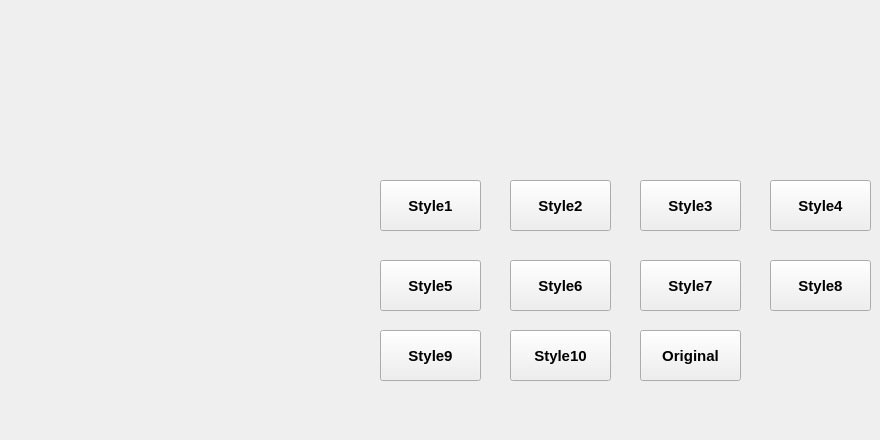
      <widget class="QWidget" name="tab_7">
       <attribute name="title">
        <string>تغير الخلفيات</string>
       </attribute>
       <widget class="QPushButton" name="pushButton_11">
        <property name="geometry">
         <rect>
          <x>770</x>
          <y>180</y>
          <width>101</width>
          <height>51</height>
         </rect>
        </property>
        <property name="font">
         <font>
          <family>Segoe UI</family>
          <pointsize>11</pointsize>
          <weight>75</weight>
          <bold>true</bold>
         </font>
        </property>
        <property name="text">
         <string>Style4</string>
        </property>
       </widget>
       <widget class="QPushButton" name="pushButton_12">
        <property name="geometry">
         <rect>
          <x>380</x>
          <y>180</y>
          <width>101</width>
          <height>51</height>
         </rect>
        </property>
        <property name="font">
         <font>
          <family>Segoe UI</family>
          <pointsize>11</pointsize>
          <weight>75</weight>
          <bold>true</bold>
         </font>
        </property>
        <property name="text">
         <string>Style1</string>
        </property>
       </widget>
       <widget class="QPushButton" name="pushButton_16">
        <property name="geometry">
         <rect>
          <x>510</x>
          <y>180</y>
          <width>101</width>
          <height>51</height>
         </rect>
        </property>
        <property name="font">
         <font>
          <family>Segoe UI</family>
          <pointsize>11</pointsize>
          <weight>75</weight>
          <bold>true</bold>
         </font>
        </property>
        <property name="text">
         <string>Style2</string>
        </property>
       </widget>
       <widget class="QPushButton" name="pushButton_17">
        <property name="geometry">
         <rect>
          <x>640</x>
          <y>180</y>
          <width>101</width>
          <height>51</height>
         </rect>
        </property>
        <property name="font">
         <font>
          <family>Segoe UI</family>
          <pointsize>11</pointsize>
          <weight>75</weight>
          <bold>true</bold>
         </font>
        </property>
        <property name="text">
         <string>Style3</string>
        </property>
       </widget>
       <widget class="QPushButton" name="pushButton_18">
        <property name="geometry">
         <rect>
          <x>640</x>
          <y>260</y>
          <width>101</width>
          <height>51</height>
         </rect>
        </property>
        <property name="font">
         <font>
          <family>Segoe UI</family>
          <pointsize>11</pointsize>
          <weight>75</weight>
          <bold>true</bold>
         </font>
        </property>
        <property name="text">
         <string>Style7</string>
        </property>
       </widget>
       <widget class="QPushButton" name="pushButton_19">
        <property name="geometry">
         <rect>
          <x>510</x>
          <y>260</y>
          <width>101</width>
          <height>51</height>
         </rect>
        </property>
        <property name="font">
         <font>
          <family>Segoe UI</family>
          <pointsize>11</pointsize>
          <weight>75</weight>
          <bold>true</bold>
         </font>
        </property>
        <property name="text">
         <string>Style6</string>
        </property>
       </widget>
       <widget class="QPushButton" name="pushButton_20">
        <property name="geometry">
         <rect>
          <x>380</x>
          <y>260</y>
          <width>101</width>
          <height>51</height>
         </rect>
        </property>
        <property name="font">
         <font>
          <family>Segoe UI</family>
          <pointsize>11</pointsize>
          <weight>75</weight>
          <bold>true</bold>
         </font>
        </property>
        <property name="text">
         <string>Style5</string>
        </property>
       </widget>
       <widget class="QPushButton" name="pushButton_21">
        <property name="geometry">
         <rect>
          <x>770</x>
          <y>260</y>
          <width>101</width>
          <height>51</height>
         </rect>
        </property>
        <property name="font">
         <font>
          <family>Segoe UI</family>
          <pointsize>11</pointsize>
          <weight>75</weight>
          <bold>true</bold>
         </font>
        </property>
        <property name="text">
         <string>Style8</string>
        </property>
       </widget>
       <widget class="QPushButton" name="pushButton_22">
        <property name="geometry">
         <rect>
          <x>640</x>
          <y>330</y>
          <width>101</width>
          <height>51</height>
         </rect>
        </property>
        <property name="font">
         <font>
          <family>Segoe UI</family>
          <pointsize>11</pointsize>
          <weight>75</weight>
          <bold>true</bold>
         </font>
        </property>
        <property name="text">
         <string>Original</string>
        </property>
       </widget>
       <widget class="QPushButton" name="pushButton_23">
        <property name="geometry">
         <rect>
          <x>380</x>
          <y>330</y>
          <width>101</width>
          <height>51</height>
         </rect>
        </property>
        <property name="font">
         <font>
          <family>Segoe UI</family>
          <pointsize>11</pointsize>
          <weight>75</weight>
          <bold>true</bold>
         </font>
        </property>
        <property name="text">
         <string>Style9</string>
        </property>
       </widget>
       <widget class="QPushButton" name="pushButton_24">
        <property name="geometry">
         <rect>
          <x>510</x>
          <y>330</y>
          <width>101</width>
          <height>51</height>
         </rect>
        </property>
        <property name="font">
         <font>
          <family>Segoe UI</family>
          <pointsize>11</pointsize>
          <weight>75</weight>
          <bold>true</bold>
         </font>
        </property>
        <property name="text">
         <string>Style10</string>
        </property>
       </widget>
       <widget class="PlotWidget" name="widget1" native="true">
        <property name="geometry">
         <rect>
          <x>30</x>
          <y>40</y>
          <width>321</width>
          <height>391</height>
         </rect>
        </property>
       </widget>
      </widget>
